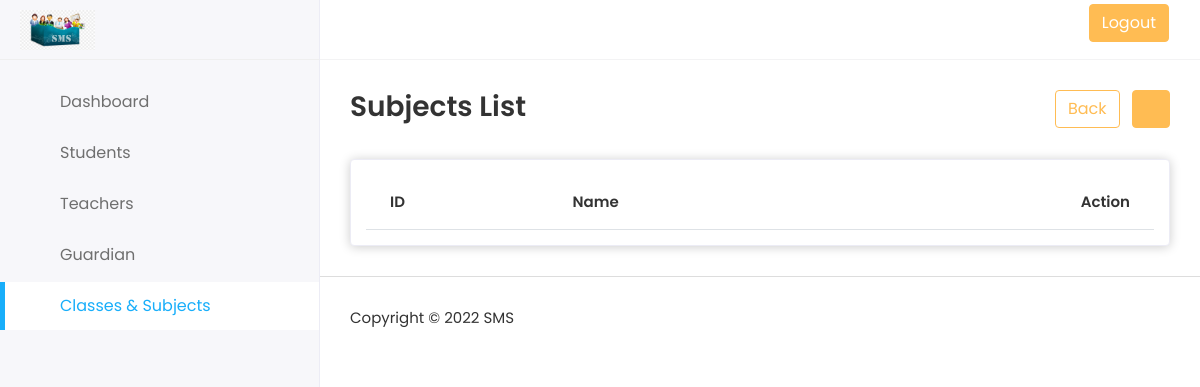
The page /subjects.php?SubID=62 (signed in) on the database as committed earlier.
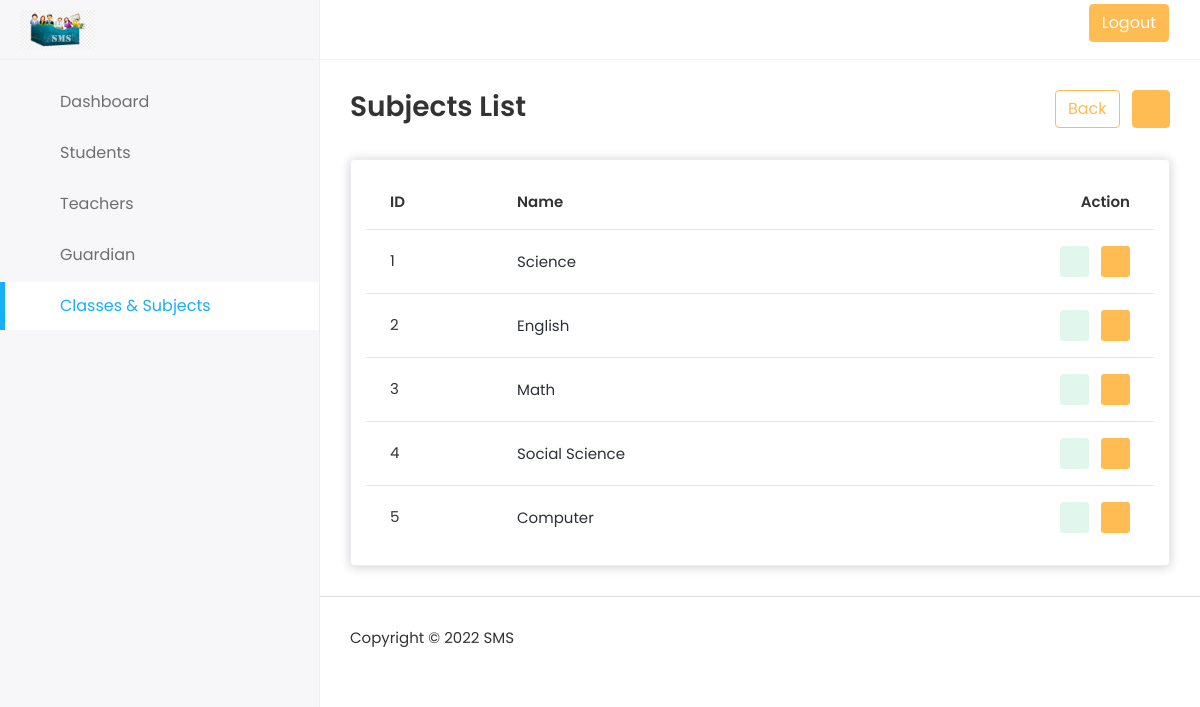
The same page on the database as committed later.
### tables this page shows
CREATE TABLE `tbl_subjects` (
  `sub_id` int(11) NOT NULL,
  `sub_class_id` int(11) NOT NULL,
  `sub_name` varchar(200) NOT NULL,
  `sub_created_date` timestamp NOT NULL DEFAULT CURRENT_TIMESTAMP ON UPDATE CURRENT_TIMESTAMP,
  `sub_created_by` varchar(200) NOT NULL
);

### subjects.php (the view, shortened to what this page needs)
<?php
include("admin-header.php");
include("admin-sidebar.php");
?>
      <div class="page-wrapper">
        <div class="content container-fluid">
          <div class="page-header">
            <div class="row align-items-center">
              <div class="col">
                <h3 class="page-title">Subjects List</h3>
              </div>
              <div class="col-auto text-end float-end ms-auto">
                <a href="class.php" class="btn btn-outline-primary me-2"
                  > Back</a
                >
                <a href="add-subject.php?SubID=<?php echo $_REQUEST['SubID'] ?>" class="btn btn-primary"
                  ><i class="fas fa-plus"></i
                ></a>
              </div>
            </div>
          </div>
          <div class="row">
            <div class="col-sm-12">
              <div class="card card-table">
                <div class="card-body">
                  <div class="table-responsive">
                    <table
                      class="table table-hover table-center "
                    >
                      <thead>
                        <tr>
                          <th>ID</th>
                          <th>Name</th>
                          <th class="text-end">Action</th>
                        </tr>
                      </thead>
                      <tbody>
                      <?php
                      $std = "SELECT * FROM tbl_subjects WHERE 1 AND sub_class_id='".$_REQUEST['SubID']."'";
                        $res=mysqli_query($con,$std);
                        if ($res>0)
                        {
                          $i=1;
                        while($result = mysqli_fetch_array($res))
                        {
                        ?>
                        <tr>
                          <td><?php echo $i?></td>
                          <td>
                            <h2>
                              <a><?php echo $result['sub_name']?></a>
                            </h2>
                          </td>
                          <td class="text-end">
                            <div class="actions">
                              <a
                                href="edit-subject.php?SubClass=<?php echo $_REQUEST['SubID']?>&mainSubID=<?php echo $result['sub_id'] ?>"
                                class="btn btn-sm bg-success-light me-2"
                              >
                                <i class="fas fa-pen"></i>
                              </a>
                              <a href="subjects.php?DelID=<?php echo $result['sub_id']?>&SubID=<?php echo $_REQUEST['SubID']?>" class="btn btn-sm bg-danger-light">
                                <i class="fas fa-trash"></i>
                              </a>
                            </div>
                          </td>
                        </tr>
                   <?php $i++;}}?>
                      </tbody>
                    </table>
                  </div>
                </div>
              </div>
            </div>
          </div>
        </div>
        <?php include("admin-footer.php") ?>

Rows that differ between the two databases and show on the page:
added tbl_subjects: sub_name "Science"
added tbl_subjects: sub_name "English"
added tbl_subjects: sub_name "Math"
added tbl_subjects: sub_name "Social Science"
added tbl_subjects: sub_name "Computer"
